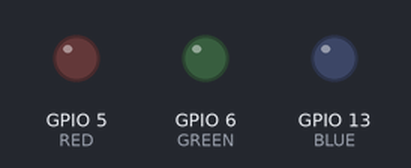
A program run on a simulated Raspberry Pi (BCM pin numbers). On the bench: output pins drawn as LEDs (lit = HIGH).

Above: at 1.0 s.
At 2.5 s:
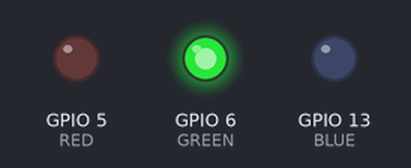
At 3.5 s:
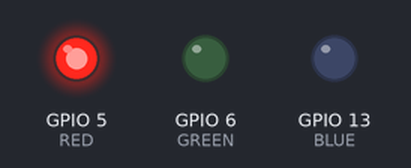
At 4.5 s:
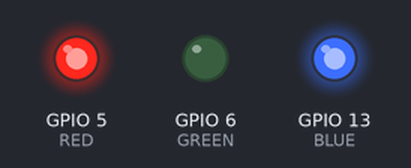
At 5.5 s:
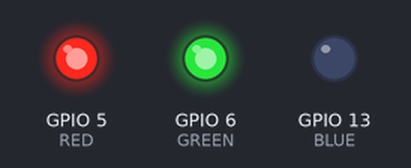
At 8.5 s:
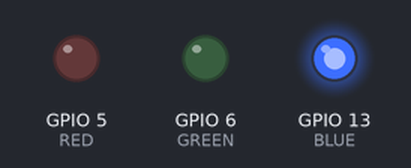
Timing chart, 0 to 9.1 s (numbered marks = the images above):
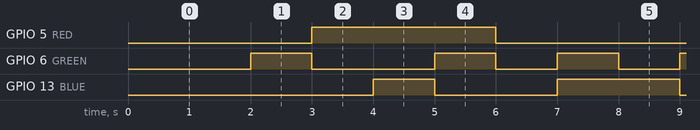

Measured:
- by itself, GPIO 5 (RED): alternates HIGH for 3.0 s and LOW for 4.0 s
- by itself, GPIO 6 (GREEN): repeats every 7.0 s: LOW 2.0 s, 2 × (HIGH 1.0 s, LOW 1.0 s), HIGH 1.0 s
- by itself, GPIO 13 (BLUE): repeats every 7.0 s: LOW 2.0 s, HIGH 2.0 s, LOW 2.0 s, HIGH 1.0 s

The program:

7led.py
```python
import RPi.GPIO as GPIO
import time

GPIO.setmode(GPIO.BCM)
RED=5
GREEN=6
BLUE=13

GPIO.setup(RED,GPIO.OUT)
GPIO.setup(BLUE,GPIO.OUT)
GPIO.setup(GREEN,GPIO.OUT)

while True:
 GPIO.output(RED,False)
 time.sleep(1)
 GPIO.output(GREEN,False)
 time.sleep(1)
 GPIO.output(GREEN,True)
 GPIO.output(BLUE,False)
 time.sleep(1)
 GPIO.output(RED,True)
 GPIO.output(GREEN,False)
 time.sleep(1)
 GPIO.output(BLUE,True)
 time.sleep(1)
 GPIO.output(GREEN,True)
 GPIO.output(BLUE,False)
 time.sleep(1)
 GPIO.output(GREEN,False)
 GPIO.output(RED,False)
 time.sleep(1)
 GPIO.output(GREEN,True)
 GPIO.output(BLUE,True)
```
